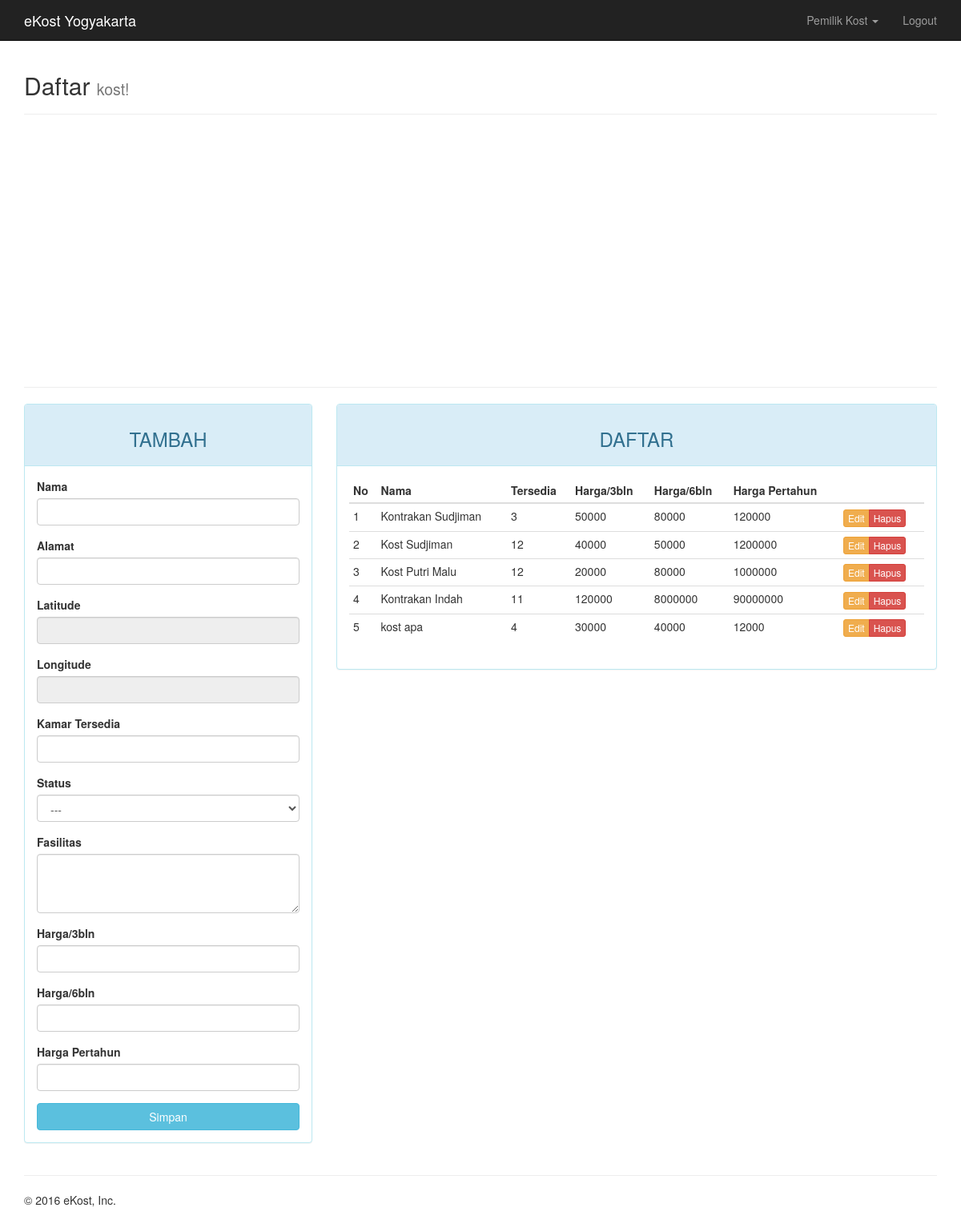
Screenshot of /index.php?page=kost (signed in) with the database file from the repository.
### tables this page shows
CREATE TABLE `kost` (
  `id_kost` int(11) NOT NULL,
  `id_pemilik` int(11) NOT NULL,
  `nama` varchar(20) NOT NULL,
  `alamat` varchar(50) NOT NULL,
  `latitude` float NOT NULL,
  `longitude` float NOT NULL,
  `tersedia` int(2) NOT NULL,
  `status` enum('Laki-laki','Perempuan') DEFAULT NULL,
  `fasilitas` text NOT NULL,
  `harga_3bulan` int(9) NOT NULL,
  `harga_6bulan` int(9) NOT NULL,
  `harga_pertahun` int(9) NOT NULL
);

### page/kost.php (the view, shortened to what this page needs)
<?php
$update = (isset($_GET['action']) AND $_GET['action'] == 'update') ? true : false;
?>
<div class="container">
	<div class="page-header">
		<h2>Daftar <small>kost!</small></h2>
	</div>
	<div class="row">
		<div class="col-md-12">
			<div id="map" style="width:100%; height:300px"></div>
		</div>
	</div>
	<hr>
	<div class="row">
		<div class="col-md-4">
		    <div class="panel panel-<?= ($update) ? "warning" : "info" ?>">
		        <div class="panel-heading"><h3 class="text-center"><?= ($update) ? "EDIT" : "TAMBAH" ?></h3></div>
		        <div class="panel-body">
		            <form action="<?=$_SERVER['REQUEST_URI']?>" method="POST">
		                <div class="form-group">
	                    <label for="nama">Nama</label>
	                    <input type="text" name="nama" class="form-control" <?= (!$update) ?: 'value="'.$row["nama"].'"' ?>>
		                </div>
		                <div class="form-group">
	                    <label for="alamat">Alamat</label>
	                    <input type="text" name="alamat" class="form-control" <?= (!$update) ?: 'value="'.$row["alamat"].'"' ?>>
		                </div>
		                <div class="form-group">
	                    <label for="latitude">Latitude</label>
											<input type="text" id="latitude2" class="form-control" disabled <?= (!$update) ?: 'value="'.$row["latitude"].'"' ?>>
		                </div>
		                <div class="form-group">
	                    <label for="longitude">Longitude</label>
											<input type="text" id="longitude2" class="form-control" disabled <?= (!$update) ?: 'value="'.$row["longitude"].'"' ?>>
		                </div>
		                <div class="form-group">
	                    <label for="tersedia">Kamar Tersedia</label>
	                    <input type="text" name="tersedia" class="form-control" <?= (!$update) ?: 'value="'.$row["tersedia"].'"' ?>>
		                </div>
		                <div class="form-group">
	                    <label for="status">Status</label>
											<select class="form-control" name="status">
												<option>---</option>
											</select>
		                </div>
		                <div class="form-group">
	                    <label for="fasilitas">Fasilitas</label>
											<textarea name="fasilitas" rows="3" class="form-control"><?= ($update) ? $row["tersedia"] : "" ?></textarea>
		                </div>
		                <div class="form-group">
	                    <label for="harga_3bulan">Harga/3bln</label>
	                    <input type="text" name="harga_3bulan" class="form-control" <?= (!$update) ?: 'value="'.$row["harga_3bulan"].'"' ?>>
		                </div>
		                <div class="form-group">
	                    <label for="harga_6bulan">Harga/6bln</label>
	                    <input type="text" name="harga_6bulan" class="form-control" <?= (!$update) ?: 'value="'.$row["harga_6bulan"].'"' ?>>
		                </div>
		                <div class="form-group">
	                    <label for="harga_pertahun">Harga Pertahun</label>
	                    <input type="text" name="harga_pertahun" class="form-control" <?= (!$update) ?: 'value="'.$row["harga_pertahun"].'"' ?>>
		                </div>
		                <button type="submit" class="btn btn-<?= ($update) ? "warning" : "info" ?> btn-block">Simpan</button>
		            </form>
		        </div>
		    </div>
		</div>
		<div class="col-md-8">
		    <div class="panel panel-info">
		        <div class="panel-heading"><h3 class="text-center">DAFTAR</h3></div>
		        <div class="panel-body">
		            <table class="table table-condensed">
		                <thead>
		                    <tr>
		                        <th>No</th>
														<th>Nama</th>
		                        <th>Tersedia</th>
		                        <th>Harga/3bln</th>
		                        <th>Harga/6bln</th>
		                        <th>Harga Pertahun</th>
		                        <th></th>
		                    </tr>
		                </thead>
		                <tbody>
		                    <?php $no = 1; ?>
		                    <?php if ($query = $connection->query("SELECT * FROM kost WHERE id_pemilik=$_SESSION[id]")): ?>
		                        <?php while($row = $query->fetch_assoc()): ?>
		                        <tr>
		                            <td><?=$no++?></td>
		                            <td><?=$row['nama']?></td>
		                            <td><?=$row['tersedia']?></td>
		                            <td><?=$row['harga_3bulan']?></td>
		                            <td><?=$row['harga_6bulan']?></td>
		                            <td><?=$row['harga_pertahun']?></td>
		                            <td>
		                                <div class="btn-group">
		                                    <a href="?page=kost&action=update&key=<?=$row['id_kost']?>" class="btn btn-warning btn-xs">Edit</a>
		                                    <a href="?page=kost&action=delete&key=<?=$row['id_kost']?>" class="btn btn-danger btn-xs">Hapus</a>
		                                </div>
		                            </td>
		                        </tr>
		                        <?php endwhile ?>
		                    <?php endif ?>
		                </tbody>
		            </table>
		        </div>
		    </div>
		</div>
	</div>
</div>

### assets/css/jumbotron.css (style rules this page uses)
body { padding-top: 50px; padding-bottom: 20px; }

### rows the page displays
kost: nama "Kontrakan Sudjiman", tersedia "3", harga_3bulan "50000", harga_6bulan "80000", harga_pertahun "120000"
kost: nama "Kost Sudjiman", tersedia "12", harga_3bulan "40000", harga_6bulan "50000", harga_pertahun "1200000"
kost: nama "Kost Putri Malu", tersedia "12", harga_3bulan "20000", harga_6bulan "80000", harga_pertahun "1000000"
kost: nama "Kontrakan Indah", tersedia "11", harga_3bulan "120000", harga_6bulan "8000000", harga_pertahun "90000000"
kost: nama "kost apa", tersedia "4", harga_3bulan "30000", harga_6bulan "40000", harga_pertahun "12000"

### other values shown
$_SESSION["nama"] "Pemilik Kost"
